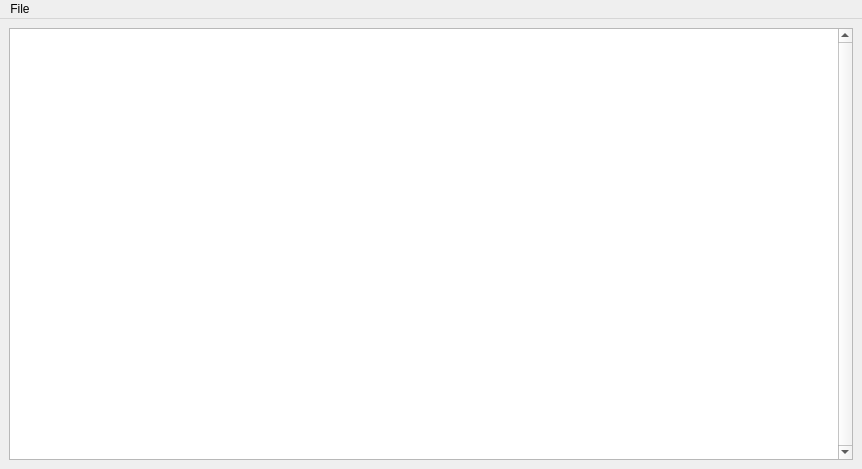
<?xml version="1.0" encoding="UTF-8"?>
<ui version="4.0">
 <author>Jacob Alexander</author>
 <class>LogWindow</class>
 <widget class="QMainWindow" name="LogWindow">
  <property name="geometry">
   <rect>
    <x>0</x>
    <y>0</y>
    <width>862</width>
    <height>469</height>
   </rect>
  </property>
  <property name="windowTitle">
   <string>HID-IO Log Window</string>
  </property>
  <widget class="QWidget" name="centralwidget">
   <layout class="QVBoxLayout" name="verticalLayout_2">
    <item>
     <layout class="QVBoxLayout" name="verticalLayout">
      <item>
       <widget class="QTextBrowser" name="logViewer">
        <property name="sizePolicy">
         <sizepolicy hsizetype="Preferred" vsizetype="Preferred">
          <horstretch>0</horstretch>
          <verstretch>0</verstretch>
         </sizepolicy>
        </property>
        <property name="minimumSize">
         <size>
          <width>0</width>
          <height>0</height>
         </size>
        </property>
        <property name="maximumSize">
         <size>
          <width>16777215</width>
          <height>16777215</height>
         </size>
        </property>
        <property name="verticalScrollBarPolicy">
         <enum>Qt::ScrollBarAlwaysOn</enum>
        </property>
        <property name="horizontalScrollBarPolicy">
         <enum>Qt::ScrollBarAsNeeded</enum>
        </property>
        <property name="documentTitle">
         <string notr="true"/>
        </property>
        <property name="lineWrapMode">
         <enum>QTextEdit::NoWrap</enum>
        </property>
        <property name="html">
         <string>&lt;!DOCTYPE HTML PUBLIC &quot;-//W3C//DTD HTML 4.0//EN&quot; &quot;http://www.w3.org/TR/REC-html40/strict.dtd&quot;&gt;
&lt;html&gt;&lt;head&gt;&lt;meta name=&quot;qrichtext&quot; content=&quot;1&quot; /&gt;&lt;style type=&quot;text/css&quot;&gt;
p, li { white-space: pre-wrap; }
&lt;/style&gt;&lt;/head&gt;&lt;body style=&quot; font-family:'.AppleSystemUIFont'; font-size:13pt; font-weight:400; font-style:normal;&quot;&gt;
&lt;p style=&quot;-qt-paragraph-type:empty; margin-top:0px; margin-bottom:0px; margin-left:0px; margin-right:0px; -qt-block-indent:0; text-indent:0px;&quot;&gt;&lt;br /&gt;&lt;/p&gt;&lt;/body&gt;&lt;/html&gt;</string>
        </property>
        <property name="placeholderText">
         <string notr="true"/>
        </property>
        <property name="openLinks">
         <bool>false</bool>
        </property>
       </widget>
      </item>
     </layout>
    </item>
   </layout>
  </widget>
  <widget class="QMenuBar" name="menubar">
   <property name="geometry">
    <rect>
     <x>0</x>
     <y>0</y>
     <width>862</width>
     <height>22</height>
    </rect>
   </property>
   <widget class="QMenu" name="menuFile">
    <property name="title">
     <string>File</string>
    </property>
    <addaction name="actionSave_As"/>
    <addaction name="separator"/>
    <addaction name="actionClose"/>
   </widget>
   <addaction name="menuFile"/>
  </widget>
  <action name="actionClose">
   <property name="text">
    <string>Close</string>
   </property>
  </action>
  <action name="actionSave_As">
   <property name="text">
    <string>Save As...</string>
   </property>
  </action>
 </widget>
 <resources/>
 <connections/>
</ui>
